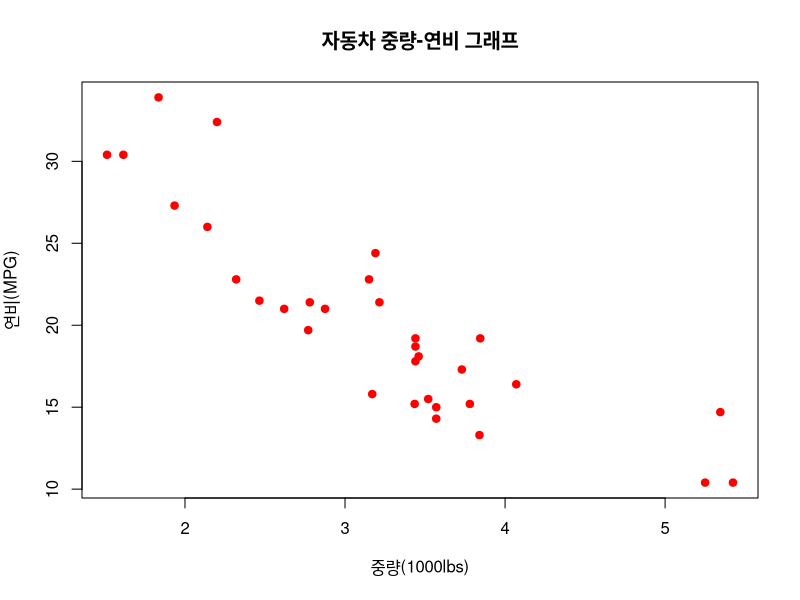
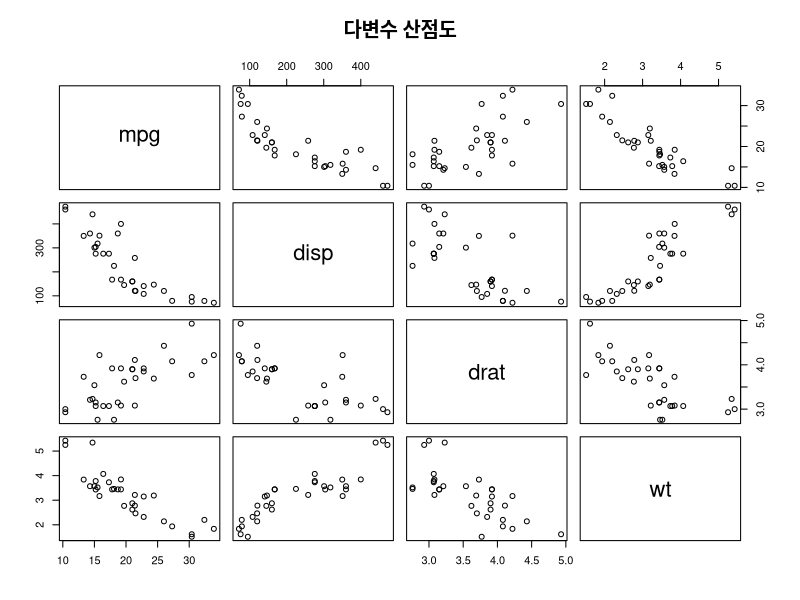
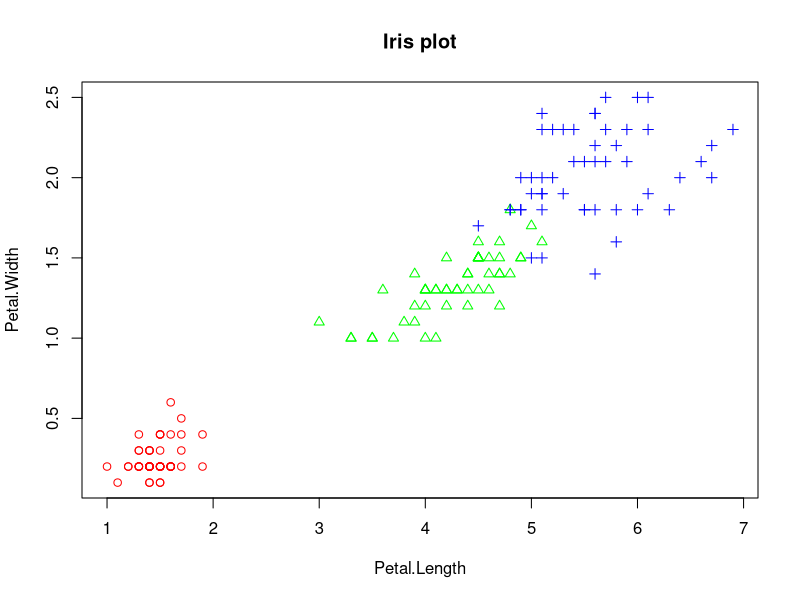
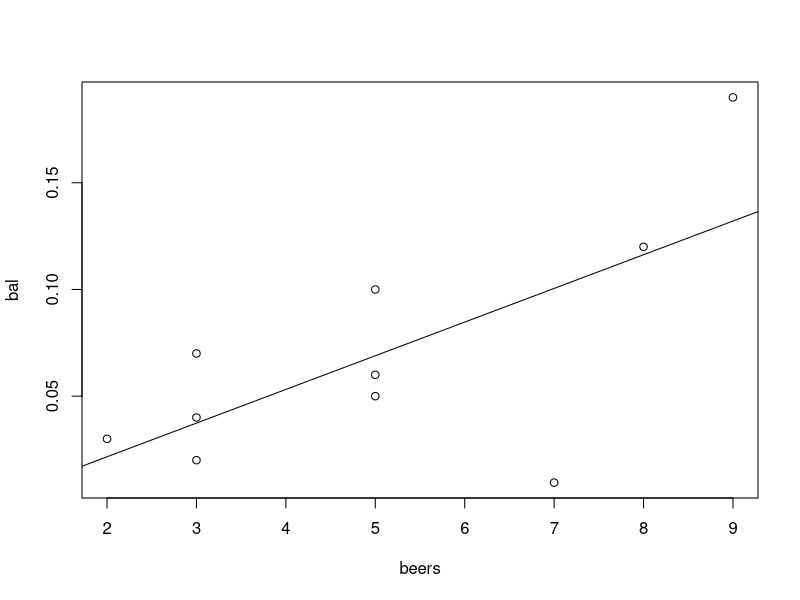
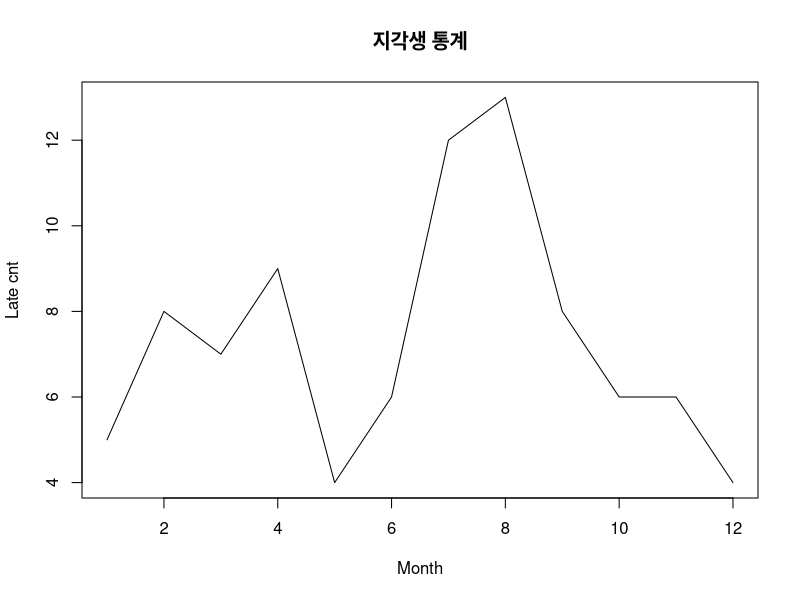
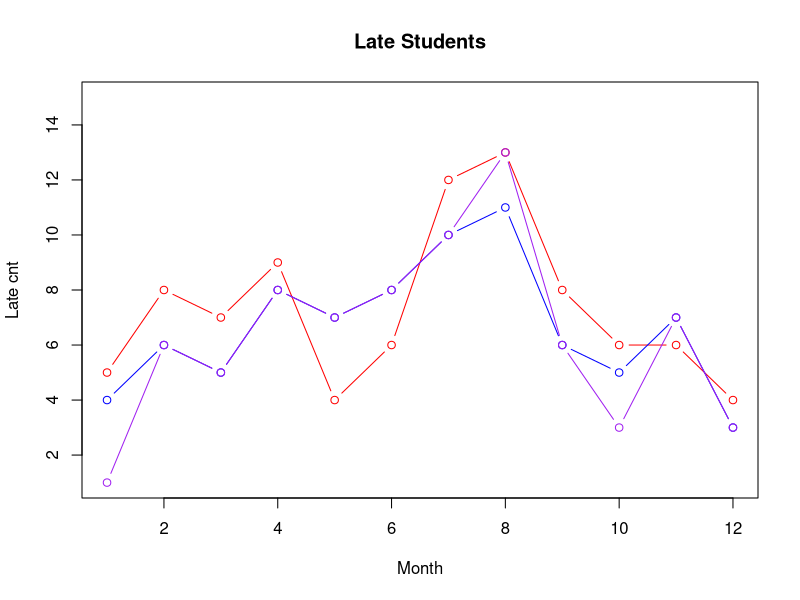

These charts were generated, in order, by the following R code:
###산점도
#1. 두 변수 사이의 산점도
wt <- mtcars$wt #중량 자료
mpg <- mtcars$mpg #연비 자료
plot(wt, mpg, #2개 변수(x축, y축)
           main="자동차 중량-연비 그래프", #제목
           xlab="중량(1000lbs)", #x축 레이블
           ylab="연비(MPG)", #y축 레이블
           col="red", #point의 color
           pch=19) #point의 모양(값에 따라 다름) 

#2. 여러 변수들 간의 산점도
vars <- c("mpg","disp","drat","wt") #대상 변수 
target <- mtcars[,vars]
head(target)
dim(target)
pairs(target, #대상 데이터
            main="다변수 산점도") 

#3. 그룹 정보가 있는 두 변수의 산점도
head(iris)
table(iris$Species)

iris.2 <- iris[,3:4] #데이터 준비 

is.factor(iris$Species)
point <- as.numeric(iris$Species) #점의 모양
point
color <- c("red","green","blue") #점의 색깔 
plot(iris.2,
            main="Iris plot",
            pch=c(point),
            col=color[point]) #종에 다라 색깔 다르게 

###상관분석
#음주 정도와 혈중알코올농도의 상관성 조사
beers=c(5,2,9,8,3,7,3,5,3,5) #자료 입력 
bal <- c(0.1,0.03,0.19,0.12,0.04,0.0095,0.07,0.06,0.02,0.05)
tbl <- data.frame(beers,bal) #데이터프레임 생성 
tbl
plot(bal~beers,data=tbl) #산점도 
res <- lm(bal~beers,data = tbl) #회귀식 도출 
abline(res) #회귀선 그리기 
res
cor(beers,bal) #상관계수 계산 

#4개 변수 간 상관성 분석
cor(iris[,1:4])

###선 그래프
#월별 지각생 통계 선그래프 그리기
month=1:12 
late=c(5,8,7,9,4,6,12,13,8,6,6,4)
plot(month, late,
                 main = "지각생 통계", #제목
                 type = "l", #그래프의 종류 선택(알파벳)
                 lty=1, #선의 종류 선택
                 lwd=1, #선의 굵기 선택
                 xlab="Month", 
                 ylab="Late cnt")

#월별 지각생 통계 복수의 선그래프 작성
month=1:12 
late1=c(5,8,7,9,4,6,12,13,8,6,6,4)
late2=c(4,6,5,8,7,8,10,11,6,5,7,3)
plot(month, late1,
                  main = "Late Students",
                  type="b",
                  lty=1,
                  col="red",
                  xlab="Month",
                  ylab="Late cnt",
                  ylim=c(1,15)) #y축 값의 하한, 상한 
lines(month, late2,
                   type="b", 
                   col="blue")

late3=c(1,6,5,8,7,8,10,13,6,3,7,3)
lines(month, late3,
                   type="b", 
                   col="purple")

###자료의 탐색 실습
#Boston Housing 데이터셋 탐색적 데이터 분석
install.packages("mlbench")
